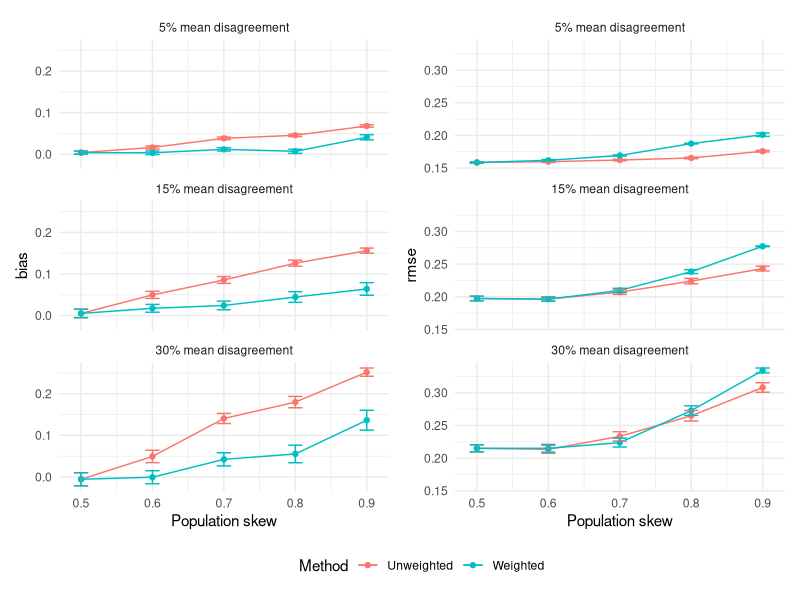
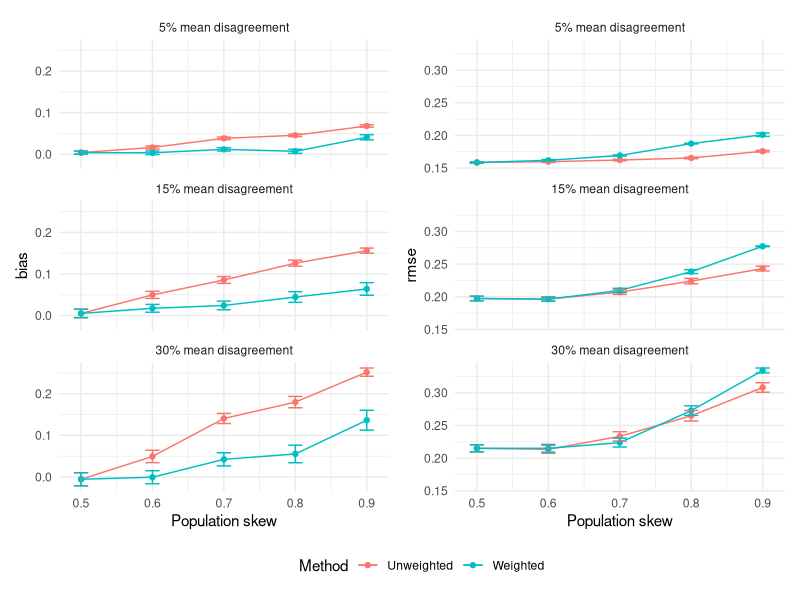

Write R code to recreate these figures, in order. (Note: this script raises an error after producing the figures.)
library(ggplot2)
library(dplyr)
library(tidyr)
library(patchwork)

setwd(dirname(rstudioapi::getActiveDocumentContext()$path))

# Set random seed for reproducibility
set.seed(42)

# Simulation parameters
n_items <- 1000  # Number of items to classify
n_sims <- 100    # Number of simulations per scenario

# Function to generate synthetic data
generate_data <- function(n_items, alpha_1, gamma_1,group_difference) {
  # True feature that influences classification
  x <- rnorm(n_items)
  
  max_diff <- plogis(group_difference) - plogis(-group_difference)
  
  prob_group1 <- plogis(x/max_diff + group_difference)
  prob_group2 <- plogis(x/max_diff - group_difference)
  
  print(range(prob_group1))
  print(range(prob_group2))
  # Generate annotator labels
  n_annotators <- 5
  labels <- matrix(0, nrow = n_items, ncol = n_annotators)
  
  # Assign annotators to groups based on alpha
  annotator_groups <- rbinom(n_annotators, 1, alpha_1)
  
  # Generate labels
  for(i in 1:n_items) {
    for(j in 1:n_annotators) {
      prob <- if(annotator_groups[j] == 1) prob_group1[i] else prob_group2[i]
      labels[i,j] <- rbinom(1, 1, prob)
    }
  }
  
  # Calculate population-level ground truth
  true_probs <- gamma_1 * prob_group1 + (1 - gamma_1) * prob_group2
  
  list(
    x = x,
    labels = labels,
    true_probs = true_probs,
    annotator_groups = annotator_groups
  ) 
}

# Function to evaluate predictions
evaluate_predictions <- function(pred_probs, true_probs) {
  # Bias
  bias <- mean(pred_probs - true_probs)
  
  # RMSE
  rmse <- sqrt(mean((pred_probs - true_probs)^2))
  
  # Expected Calibration Error
  n_bins <- 10
  bins <- cut(pred_probs, breaks = seq(0, 1, length.out = n_bins + 1))
  ece <- tapply(pred_probs - true_probs, bins, function(x) mean(abs(x)))
  ece <- mean(ece, na.rm = TRUE)
  
  c(bias = bias, rmse = rmse, ece = ece)
}

# Run simulations

alpha_values <- seq(0.5, 0.95, by = 0.1)
group_differences <- c(0.72, 1.31, 1.99)  # Small, Medium, Large differences
gamma_1 <- 0.5  # True population proportion for group 1

results <- data.frame()

for(diff in group_differences) {
  for(alpha_1 in alpha_values) {
    for(sim in 1:n_sims) {
      # Generate data
      data <- generate_data(n_items, alpha_1, gamma_1,diff)
      
      # Unweighted predictions (majority vote)
      unweighted_preds <- rowMeans(data$labels)
      
      # Importance weighted predictions
      w1 <- gamma_1 / alpha_1
      w2 <- (1 - gamma_1) / (1 - alpha_1)
      weights <- ifelse(data$annotator_groups == 1, w1, w2)
      weighted_preds <- apply(data$labels * matrix(weights, n_items, 5, byrow = TRUE), 1, sum) / 
        sum(weights)
      
      # Evaluate
      unweighted_metrics <- evaluate_predictions(unweighted_preds, data$true_probs)
      weighted_metrics <- evaluate_predictions(weighted_preds, data$true_probs)
      
      results <- rbind(results, 
                       data.frame(alpha = alpha_1,
                                  method = "Unweighted",
                                  sim = sim,
                                  group_diff = diff,
                                  metric = names(unweighted_metrics),
                                  value = unweighted_metrics),
                       data.frame(alpha = alpha_1,
                                  method = "Weighted",
                                  sim = sim,
                                  group_diff = diff,
                                  metric = names(weighted_metrics),
                                  value = weighted_metrics))
    }
  }
}

# Plotting
results_summary <- results %>%
  group_by(alpha, method, metric, group_diff) %>%
  summarise(mean_value = mean(value),
            se = sd(value) / sqrt(n())) %>%
  ungroup() %>%
  mutate(group_diff_label = case_when(
    group_diff == group_differences[1] ~ "5% mean disagreement",
    group_diff == group_differences[2] ~ "15% mean disagreement",
    group_diff == group_differences[3] ~ "30% mean disagreement"
  ) %>% factor(levels = c("5% mean disagreement", "15% mean disagreement", "30% mean disagreement"))) 

# Modified plot function
plot_metric <- function(data, metric_name) {
  ggplot(data %>% filter(metric == metric_name), 
         aes(x = alpha, y = mean_value, color = method)) +
    geom_line() +
    geom_point() +
    geom_errorbar(aes(ymin = mean_value - se, ymax = mean_value + se), width = 0.02) +
    facet_wrap(~group_diff_label,nrow=3) +
    labs(x = "Population skew",
         y = metric_name,
         color = "Method") +
    theme_minimal() +
    theme(legend.position = "bottom")
}

# Combine plots
p1 <- plot_metric(results_summary, "bias")
p2 <- plot_metric(results_summary, "rmse")

combined_plot <- (p1 + p2) + 
  plot_layout(guides = "collect") &
  theme(legend.position = "bottom")
print(combined_plot)

ggsave("simulations.png",width = 6, height = 9)

# just unweighted 
plot_metric <- function(data, metric_name) {
  ggplot(data %>% filter(method == "Unweighted") %>% filter(metric == metric_name), 
         aes(x = alpha, y = mean_value, color = method)) +
    geom_line() +
    geom_point() +
    geom_errorbar(aes(ymin = mean_value - se, ymax = mean_value + se), width = 0.02) +
    facet_wrap(~group_diff_label,nrow=3, scales = "") +
    labs(x = "Population skew",
         y = metric_name,
         color = "Method") +
    theme_minimal() +
    theme(legend.position = "none")+
    scale_y_continuous(labels = scales::percent_format())+
    scale_x_continuous(labels = scales::percent_format())
}

# Combine plots
p1 <- plot_metric(results_summary, "bias")
p2 <- plot_metric(results_summary, "rmse")

combined_plot <- (p1 + p2) + 
  plot_layout(guides = "collect") &
  theme(legend.position = "none")
print(combined_plot)

ggsave("simulations_simple.png",width = 9, height = 5)

#poster
results_summary %>% filter(grepl("15",group_diff_label), metric != "ece") %>% 
  mutate(metric = ifelse(metric == "bias","Bias","RMSE")) %>% 
  ggplot(aes(x = alpha, y = mean_value, color = method)) +
  geom_line() +
  geom_point() +
  geom_errorbar(aes(ymin = mean_value - se, ymax = mean_value + se), width = 0.02) +
  facet_wrap(~metric,nrow=1,scales = "free_y") +
  theme_minimal() +
  theme(legend.position = "none")+
  labs(title = "Importance weighting faces bias-variance tradeoff",
       x = "Population skew",
       y="") +
  theme_minimal() +
  theme(
    plot.title = element_text(hjust = 0.5, size = 16, face = "bold", colour = "#2C3E50"),
    plot.subtitle = element_text(hjust = 0.5, size = 12, colour = "#7F8C8D", margin = margin(b = 20)),
    axis.title = element_text(size = 12, face = "bold"),
    axis.text = element_text(size = 11),
    #panel.grid.major = element_blank(),
    panel.grid.minor = element_blank(),
    legend.position = "none",
    legend.title = element_text(size = 10, face = "bold"),
    plot.background = element_rect(fill = "white", colour = NA),
    plot.margin = margin(20, 20, 20, 20)
  )

ggsave("simulations_just15.png",width = 8, height = 4)
